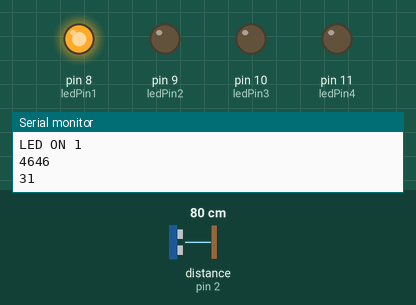
Bench run of a sketch on a simulated Arduino Uno, built with avr-gcc and run on an emulated ATmega328P. Shown: output pins drawn as LEDs (lit = HIGH), the last lines printed to the serial monitor. Wiring (inferred from the names in the program): ultrasonic range finder: trigger pin 4; echo pin 2. Inputs (shaded band) come from the test bench; at power-on: distance to the obstacle (sensor on pin 2) 80 cm. The echo pulse lasts 58.3 µs per cm; pins used as bus, display or sensor lines are not drawn.

Above: at 2.3 s.
2.4 s: distance to the obstacle (sensor on pin 2) set to 107 cm
4.5 s: distance to the obstacle (sensor on pin 2) set to 115 cm
At 5.2 s:
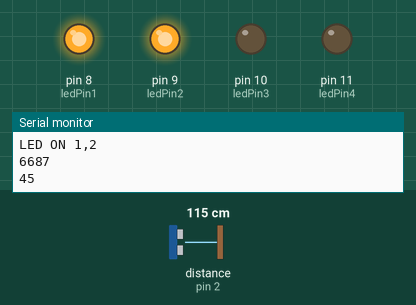
6.6 s: distance to the obstacle (sensor on pin 2) set to 218 cm
8.7 s: distance to the obstacle (sensor on pin 2) set to 229 cm
At 9.9 s:
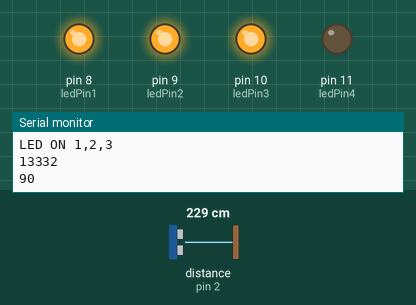
10.8 s: distance to the obstacle (sensor on pin 2) set to 2 cm
At 12.7 s:
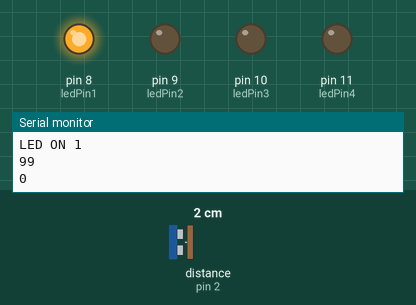
13.5 s: distance to the obstacle (sensor on pin 2) set to 120 cm
At 14.2 s:
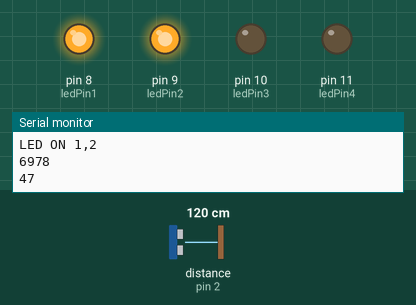
Timing chart, 0 to 16.5 s (numbered marks = the images above; inputs shaded):
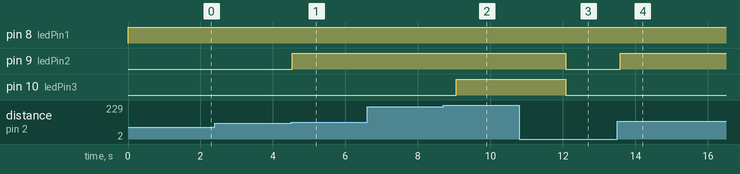

The sketch:

Ultrasonic.ino
```cpp
const unsigned int TRIG_PIN=4;
const unsigned int ECHO_PIN=2;
int ledPin1 = 8;
int ledPin2 = 9;
int ledPin3 = 10;
int ledPin4 = 11;
int con = ((450 * 29.1)/74)/4;
void setup() {
  // put your setup code here, to run once:
  Serial.begin(9600);
  pinMode(TRIG_PIN, OUTPUT);
  pinMode(ECHO_PIN, INPUT);
  pinMode(ledPin1, OUTPUT);
  pinMode(ledPin2, OUTPUT);
  pinMode(ledPin3, OUTPUT);
  pinMode(ledPin4, OUTPUT);
}

void loop() {
  // put your main code here, to run repeatedly:
  long duration, distance;
  digitalWrite(TRIG_PIN, LOW);
  delayMicroseconds(2);
  digitalWrite(TRIG_PIN,HIGH);
  delayMicroseconds(10);
  digitalWrite(TRIG_PIN,LOW);

  duration = pulseIn(ECHO_PIN, HIGH);
  distance = (duration/2) / 74;

  if(distance < con ){
    digitalWrite(ledPin1, HIGH);
    digitalWrite(ledPin2, LOW);
    digitalWrite(ledPin3, LOW);
    digitalWrite(ledPin4, LOW);
    Serial.println("LED ON 1");
    Serial.println();
  }
  else if(distance < con*2){
    digitalWrite(ledPin1, HIGH);
    digitalWrite(ledPin2, HIGH);
    digitalWrite(ledPin3, LOW);
    digitalWrite(ledPin4, LOW);
    Serial.println("LED ON 1,2");
    Serial.println();
  }
  else if(distance < con*3){
    digitalWrite(ledPin1, HIGH);
    digitalWrite(ledPin2, HIGH);
    digitalWrite(ledPin3, HIGH);
    digitalWrite(ledPin4, LOW);
    Serial.println("LED ON 1,2,3");
    Serial.println();
  }
  else{
    digitalWrite(ledPin1, HIGH);
    digitalWrite(ledPin2, HIGH);
    digitalWrite(ledPin3, HIGH);
    digitalWrite(ledPin4, HIGH);
    Serial.println("LED ON 1,2,3,4");
    Serial.println();
  }

  Serial.println(duration);
  Serial.println(distance);
  Serial.println();
  delay(1500);
}
```

Measured:
- the behaviour switches between 111 and 112 cm on distance to the obstacle (sensor on pin 2) (found by bisection; images 0 and 1)
- the behaviour switches between 223 and 224 cm on distance to the obstacle (sensor on pin 2) (found by bisection; images 1 and 2)
- after the input at 4.5 s, pin 9 (ledPin2): LOW → HIGH at once
- after the input at 8.7 s, pin 10 (ledPin3): LOW → HIGH after 0.36 s
- after the input at 10.8 s, pin 9 (ledPin2), pin 10 (ledPin3): HIGH → LOW after 1.3 s
- after the input at 13.5 s, pin 9 (ledPin2): LOW → HIGH after 0.09 s
